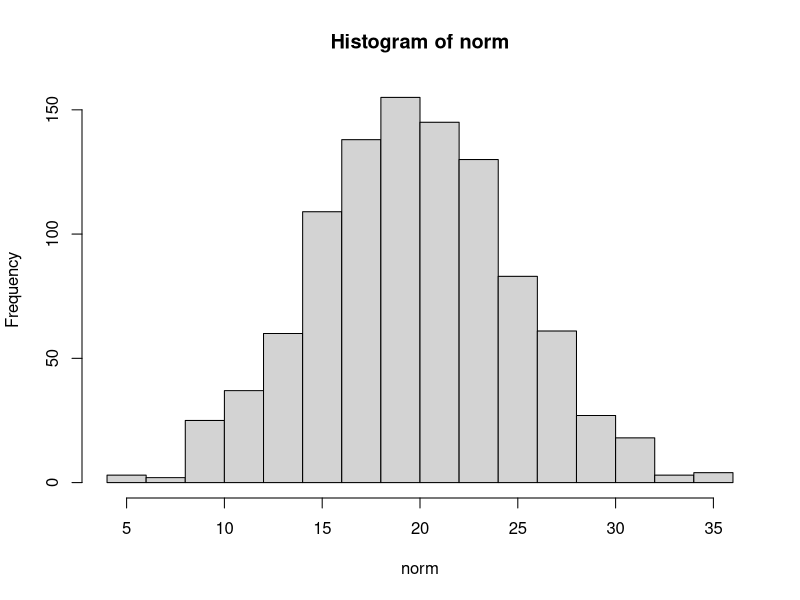

Recreate this plot in R. (Note: this script raises an error after producing the figure.)
## ---- chunk 1
knitr::opts_chunk$set(echo = TRUE)
## ---- chunk 2
 
## The matrix below is required to specify the multivariate normal distribution
Sigma<-matrix(c(20,3,3,1),2,2) 
Sigma

## set the same seed for the simulations to obtain similar numbers
set.seed(54321)

##generate/simulate a normal distribution with mean 10 and standard deviation=4)
norm <- rnorm(1000, 20, 5)
sum<-summary(norm)
hist(norm)
 
#Generate two variables sampled from a bivariate normal distribution with means 50 and 10, variances 10 and 2 and 
#correlation 0.67 which is calculated from the simulated data)
sim.data <- mvrnorm(n=100, mu = c(50,10), Sigma =  matrix(c(10,3,3,2),2,2), empirical = T)

##store the data in an object
sim.data <- data.frame(sim.data)
##visualize the data frame
sim.data

##correlation - calculate
cor(sim.data$X1 ,sim.data$X2 , method = c("pearson"))

##visualize the bivariate distribution

# Calculate kernel density estimate
bivn.kde <- kde2d(sim.data[,1], sim.data[,2], n = 50)   # from MASS package

# Contour plot overlayed on heat map image of results - a plane representation of what is actually a Mexican hat 
image(bivn.kde)       # from base graphics package
contour(bivn.kde, add = TRUE)     # from base graphics package

## ---- chunk 3
#2-dimensional plot of the data
names(sim.data)

#Create scatter plot of variable 1 vs. variable 2
plot(scale(sim.data$X1, scale= TRUE), scale(sim.data$X2, scale = TRUE), ylab = "Var2", xlab = "Var1", asp = 1, cex.lab=1.5, cex.axis = 1.5)


#Plot the eigenvectors of the correlation matrix of var1 and var2, showing the direction of the largest and second largest variance
#Create them
vecs <- eigen(cor(sim.data[,1:2]))$vectors
vals <- eigen(cor(sim.data[,1:2]))$values

#the eigenvectors
vals 


##create arrows to show the directions of the eigenvectors
arrows(0,0, sqrt(vals[1])*vecs[1,1], sqrt(vals[1])*vecs[2,1], length = 0.1, lwd = 2, col = "red")
arrows(0,0, sqrt(vals[2])*vecs[1,2], sqrt(vals[2])*vecs[2,2], length = 0.1, lwd = 2, col = "blue")
## ---- chunk 4
#Perform PCA on the two variables based on correlation (scale. = TRUE)
pca.v12 <- prcomp(sim.data[,1:2])
summary(pca.v12)
#Plot scores on PC1 vs. PC2
plot(pca.v12$x[,1], pca.v12$x[,2], xlab = "PC1 (91.7%)", ylab = "PC2 (8.3%)", ylim = c(-1.5,1.5), cex.lab=1.4, cex.axis=1.4)

plot(pca.v12) ##visualize PC loadings as bars
plot(pca.v12,type="lines") ## different way of visualizing

## ---- chunk 5

#Generate additional two variables sampled from a bivariate normal distribution with means 110 and 135, variances 20 and 33 and correlation 0.856
sim.data1 <- mvrnorm(n=100, mu = c(110,135), Sigma =  matrix(c(20,22,22,33),2,2), empirical = T)
sim.data1 <- data.frame(sim.data1)

#Add the additional two variables to the first two in one data frame
sim.data$X3 <- sim.data1$X1
sim.data$X4 <- sim.data1$X2
sim.data

#Perform PCA on the small data set using the prcomp function based on the standardized data matrix (correlation and not covariance)

pca.data <- prcomp(sim.data, scale. = TRUE)
pca.data
#Create a Scree plot and Horn's parallel analysis to decide how many components to retain
plot(c(1,2,3,4), pca.data$sdev^2, ylab = "Eigenvalue", xlab = "Principal component", type = "o", lwd = 1.5, pch = 16, col = "blue", xaxt = "n", xlim = c(0.8, 4.2), ylim = c(0, 2), cex.lab=1.3, cex.axis=1.3)
axis(1, at=c(1,2,3,4), labels=c(1,2,3,4), cex.lab=1.3, cex.axis=1.3)
## ---- chunk 6
#Read the data
pd_data<-read.table("ParkinsonProgressionMarkers.txt",  sep="\t", header=TRUE)
## display the first 10 lines for a flavour
pd_data[1:10, ] ##show the first 10 lines
dim(pd_data)
names(pd_data)
summary(pd_data)	
## ---- chunk 7

##Find the covariance matrix S of the data. The id column is obviously not included.
S <- cov(pd_data[,2:7])
##display S
S
## ---- chunk 8
##The total variance is equal to the sum of the eigenvalues of S.
sum(diag(S))

##Compute the eigenvalues and corresponding eigenvectors of S.
s.eigen <- eigen(S)
s.eigen
## ---- chunk 9
##The eigenvectors represent the principal components of S. The eigenvalues of S are used to find the proportion of the total variance explained by the components.
for (s in s.eigen$values) {
  print(s / sum(s.eigen$values))
}

plot(s.eigen$values, xlab = 'Eigenvalue Number', ylab = 'Eigenvalue Size', main = 'Scree Graph')
lines(s.eigen$values)
## ---- chunk 10
##The elements of the eigenvectors of S are the 'coefficients' or 'loadings' of the principal components.
s.eigen$vectors
## ---- chunk 11
pd_data.pca <- prcomp(pd_data[,2:7])
pd_data.pca

##The summary method of prcomp() also outputs the proportion of variance explained by the components.
summary(pd_data.pca)

screeplot(pd_data.pca)
screeplot(pd_data.pca, type="lines")
## ---- chunk 12
R <- cor(pd_data[,2:7])
R
## ---- chunk 13
##Find the eigenvalues and eigenvectors of the R matrix.
r.eigen <- eigen(R)

##As with the covariance matrix, we can compute the proportion of total variance explained by the eigenvalues.

for (r in r.eigen$values) {
  print(r / sum(r.eigen$values)) 
}
## ---- chunk 14
##To perform principal component analysis using the correlation matrix using the prcomp() function, set the scale argument to TRUE. The default is false

pd_data.pca.scaled <- prcomp(pd_data[,2:7], scale = TRUE)
pd_data.pca.scaled

summary(pd_data.pca.scaled)
